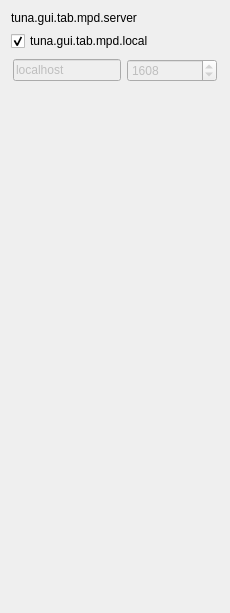
     <widget class="QWidget" name="tab_mpd">
      <attribute name="title">
       <string>tuna.gui.tab.mpd</string>
      </attribute>
      <layout class="QVBoxLayout" name="verticalLayout_5">
       <item>
        <widget class="QLabel" name="label_13">
         <property name="text">
          <string>tuna.gui.tab.mpd.server</string>
         </property>
        </widget>
       </item>
       <item>
        <widget class="QCheckBox" name="cb_local">
         <property name="text">
          <string>tuna.gui.tab.mpd.local</string>
         </property>
         <property name="checked">
          <bool>true</bool>
         </property>
        </widget>
       </item>
       <item>
        <widget class="QFrame" name="frame_14">
         <property name="frameShape">
          <enum>QFrame::NoFrame</enum>
         </property>
         <property name="frameShadow">
          <enum>QFrame::Raised</enum>
         </property>
         <layout class="QHBoxLayout" name="horizontalLayout_14">
          <property name="leftMargin">
           <number>2</number>
          </property>
          <property name="topMargin">
           <number>2</number>
          </property>
          <property name="rightMargin">
           <number>2</number>
          </property>
          <property name="bottomMargin">
           <number>2</number>
          </property>
          <item>
           <widget class="QLineEdit" name="txt_ip">
            <property name="enabled">
             <bool>false</bool>
            </property>
            <property name="text">
             <string>localhost</string>
            </property>
           </widget>
          </item>
          <item>
           <widget class="QSpinBox" name="sb_port">
            <property name="enabled">
             <bool>false</bool>
            </property>
            <property name="minimumSize">
             <size>
              <width>90</width>
              <height>0</height>
             </size>
            </property>
            <property name="minimum">
             <number>1024</number>
            </property>
            <property name="maximum">
             <number>65000</number>
            </property>
            <property name="value">
             <number>1608</number>
            </property>
           </widget>
          </item>
         </layout>
        </widget>
       </item>
       <item>
        <spacer name="verticalSpacer_2">
         <property name="orientation">
          <enum>Qt::Vertical</enum>
         </property>
         <property name="sizeHint" stdset="0">
          <size>
           <width>20</width>
           <height>518</height>
          </size>
         </property>
        </spacer>
       </item>
      </layout>
     </widget>
